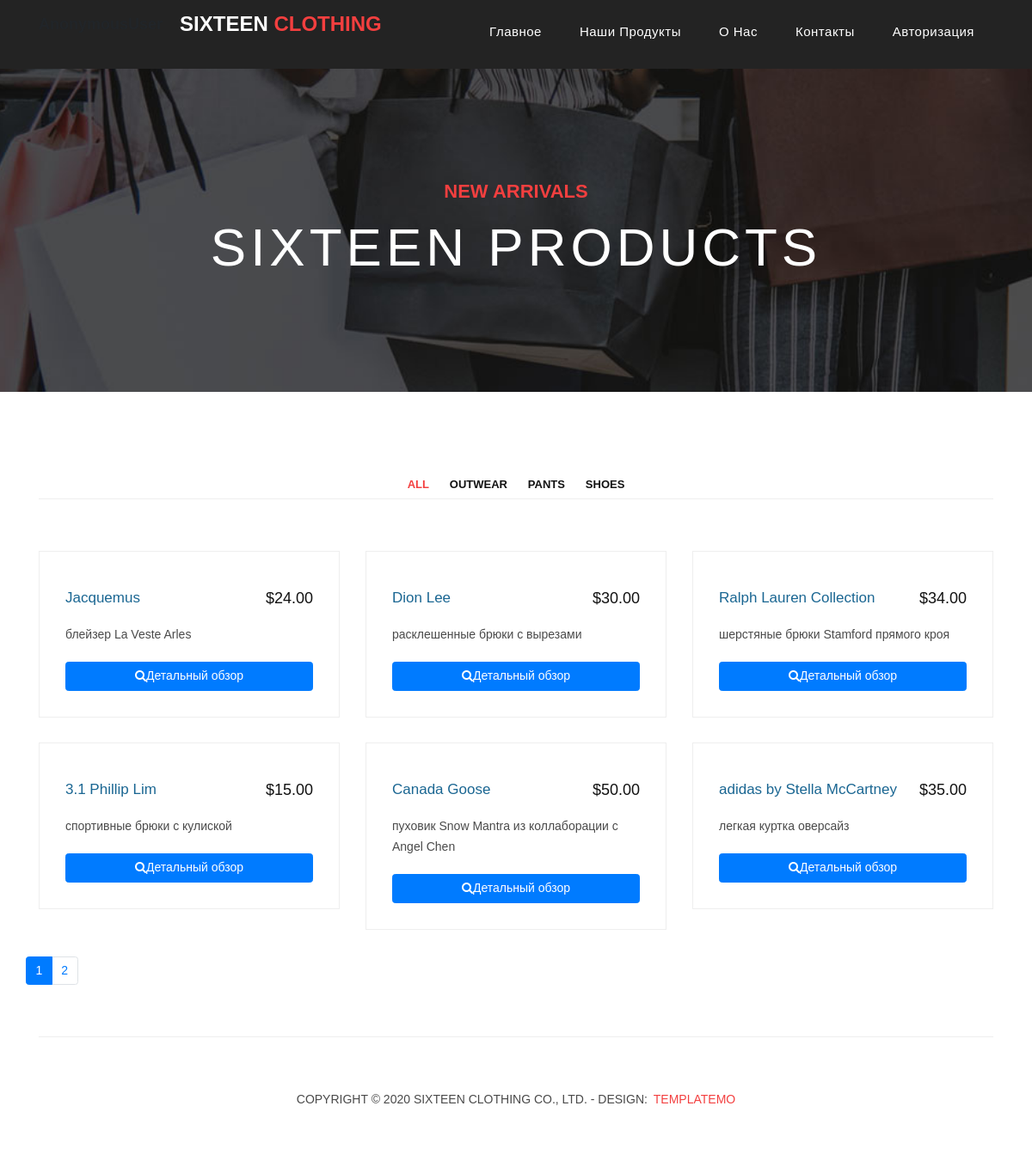
Screenshot of /products/ with the database file from the repository.
### main/models.py (models this page shows, shortened)
class Product(models.Model):
    OUTWEAR = 'outwear'
    PANTS = 'pants'
    SHOES = 'shoes'
    ACC = 'accessories'
    CHOICE_GROUP = {
        (OUTWEAR, 'outwear'),
        (PANTS, 'pants'),
        (SHOES, 'shoes'),
        (ACC, 'accessories'),
    }
    title = models.CharField("Название", max_length=100)
    sub_title = models.CharField("Краткое описание", max_length=100, null=True)
    description = models.TextField("Описание")
    composition = models.CharField("Состав", max_length=100, null= True)
    size = models.CharField("Размер", max_length=50, null=True)
    model = models.CharField("Модель и Образ", max_length=150, null=True)
    image = models.ImageField("Изображение",  upload_to="images/", null=True)
    price = models.DecimalField("Цена", default=0, max_digits=10, decimal_places=2)
    group = models.CharField(max_length=20, choices=CHOICE_GROUP, default=OUTWEAR)
    is_active = models.BooleanField("Активен", default=True)
    class Meta:
        verbose_name = "Товар"
        verbose_name_plural = "Товары"

### main/views.py (the view)
# urls.py: path("products/", views.products, name='products'),
def products(request):
    product_list = Product.objects.filter(is_active=True)
    paginator = Paginator(product_list, per_page=6)
    page_number = request.GET.get('page', 1)
    page_obj = paginator.get_page(page_number)
    return render(request, 'main/products.html', {
        'product_list': page_obj.object_list,
        'paginator': paginator,
        'page_obj': page_obj,
        'page_number': int(page_number),
    })

### templates/main/products.html (shortened to what this page needs)
{% extends 'base.html' %}
{% block content %}
{% load static %}
      <div class="page-heading products-heading header-text">
        <div class="container">
          <div class="row">
            <div class="col-md-12">
              <div class="text-content">
                <h4>new arrivals</h4>
                <h2>sixteen products</h2>
              </div>
            </div>
          </div>
        </div>
      </div>
      <div class="products">
        <div class="container">
          <div class="row">
            <div class="col-md-12">
              <div class="filters">
                <ul>
                  <li class="active" data-filter="*">All</li>
                  <li data-filter=".des">Outwear</li>
                  <li data-filter=".dev">Pants</li>
                  <li data-filter=".gra">Shoes</li>
                </ul>
              </div>
            </div>
            <div class="col-md-12">
                <div class="filters-content" data-aos="fade-up" data-aos-duration="2000">
                    <div class="row grid">
                      {% for products in product_list %}
                        {% if products.group == "outwear" %}
                          <div class="col-lg-4 col-md-4 all des">
                              <div class="product-item">
                                <div class="down-content">
                                  <a href="#"><h4>{{ products.title }}</h4></a>
                                  <h6>${{ products.price }}</h6>
                                  <p>{{ products.sub_title }}</p>
                                  <div class="review">
                                    <a href="{% url 'product_detail' products.id %}" class="btn btn-primary btn-block"><i class="fa fa-search"></i>Детальный обзор</a>
                                  </div>
                                </div>
                              </div>
                          </div>
                        {% elif products.group == "pants" %}
                          <div class="col-lg-4 col-md-4 all dev">
                            <div class="product-item">
                              <div class="down-content">
                                <a href="#"><h4>{{ products.title }}</h4></a>
                                <h6>${{ products.price }}</h6>
                                <p>{{ products.sub_title }}</p>
                                <div class="review">
                                  <a href="{% url 'product_detail' products.id %}" class="btn btn-primary btn-block"><i class="fa fa-search"></i>Детальный обзор</a>
                                </div>
                              </div>
                            </div>
                          </div>
                        {% endif %}
                      {% endfor %}
                    </div>
                </div>
            </div>
            <nav class="list-num">
              <ul class="pagination justify-content-center">
                {% for i in paginator.page_range %}
                  <li class="page-item {% if i == page_number %} active {% endif %}">
                    <a class="page-link" href="?page={{ i }}">{{i}}</a>
                  </li>
                {% endfor %}
              </ul>
            </nav>
          </div>
        </div>
      </div>
{% endblock %}

### static/assets/css/templatemo-sixteen.css (style rules this page uses)
body { font-family: 'Poppins', sans-serif; overflow-x: hidden; text-rendering: optimizeLegibility; -webkit-font-smoothing: antialiased; -moz-osx-font-smoothing: grayscale; }
p { margin-bottom: 0px; font-size: 14px; font-weight: 300; color: #4a4a4a; line-height: 24px; }
a { text-decoration: none!important; }
ul { padding: 0; margin: 0; list-style: none; }
h1,h2,h3,h4,h5,h6 { margin: 0px; }
.products-heading { background-image: url(../images/products-heading.jpg); }
.page-heading { padding: 210px 0px 130px 0px; text-align: center; background-position: center center; background-repeat: no-repeat; background-size: cover; }
.page-heading .text-content h4 { color: #f33f3f; font-size: 22px; text-transform: uppercase; font-weight: 700; margin-bottom: 15px; }
.page-heading .text-content h2 { color: #fff; font-size: 62px; text-transform: uppercase; letter-spacing: 5px; }
.product-item { border: 1px solid #eee; margin-bottom: 30px; }
.product-item .down-content { padding: 30px; position: relative; }
.product-item .down-content h4 { font-size: 17px; color: #1a6692; margin-bottom: 20px; }
.product-item .down-content h6 { position: absolute; top: 30px; right: 30px; font-size: 18px; color: #121212; }
.product-item .down-content p { margin-bottom: 20px; }
.products { margin-top: 100px; }
.products .filters { text-align: center; border-bottom: 1px solid #eee; padding-bottom: 10px; margin-bottom: 60px; }
.products .filters li { text-transform: uppercase; font-size: 13px; font-weight: 700; color: #121212; display: inline-block; margin: 0px 10px; transition: all .3s; cursor: pointer; }
.products .filters ul li.active, .products .filters ul li:hover { color: #f33f3f; }

### static/assets/css/comment.css (style rules this page uses)
*, *::before, *::after { padding: 0; margin: 0; border: 0; box-sizing: border-box; }
a { text-decoration: none; }
ul, ol, li { list-style: none; }
h1, h2, h3, h4, h5, h6 { font-weight: inherit; font-size: inherit; }
html, body { height: 100%; line-height: 1; font-size: 14px; font-family: Arial, "Helvetica Neue", Helvetica, sans-serif; }

### rows the page displays
Product: title "Jacquemus", price "24.00", sub_title "блейзер La Veste Arles"
Product: title "Dion Lee", price "30.00", sub_title "расклешенные брюки с вырезами"
Product: title "Ralph Lauren Collection", price "34.00", sub_title "шерстяные брюки Stamford прямого кроя"
Product: title "3.1 Phillip Lim", price "15.00", sub_title "спортивные брюки с кулиской"
Product: title "Canada Goose", price "50.00", sub_title "пуховик Snow Mantra из коллаборации с Angel Chen"
Product: title "adidas by Stella McCartney", price "35.00", sub_title "легкая куртка оверсайз"

### other values shown
{{ i }} "1" "2"
